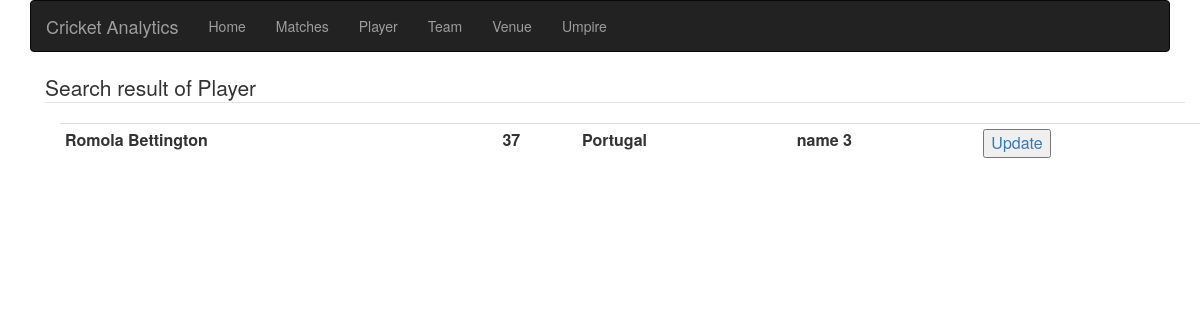
The app's page /PhpScripts/PlayerSearchResult.php?stext=Romola Bettington with its own data.
### tables this page shows
CREATE TABLE player_master
(
  player_id INT NOT NULL AUTO_INCREMENT,
  player_name VARCHAR(100) NOT NULL UNIQUE,
  Player_dob DATE NOT NULL,
  team_id_fk INT NOT NULL,
  player_nationality VARCHAR(100) NOT NULL,
  PRIMARY KEY (player_id),
  FOREIGN KEY (team_id_fk) REFERENCES team_master(team_id)
);

CREATE TABLE team_master
(
  team_id INT NOT NULL AUTO_INCREMENT,
  team_name VARCHAR(100) NOT NULL UNIQUE,
  team_mascot VARCHAR(100) NOT NULL,
  team_desc VARCHAR(1000) NOT NULL,
  team_ranking int DEFAULT NULL,
  PRIMARY KEY (team_id)
);

### PhpScripts/PlayerSearchResult.php (the view, shortened to what this page needs)
<html>
<head>
    <link rel="stylesheet" href="https://maxcdn.bootstrapcdn.com/bootstrap/3.3.7/css/bootstrap.min.css">
</head>
<body>
    <link rel="stylesheet" href="https://maxcdn.bootstrapcdn.com/bootstrap/3.3.7/css/bootstrap.min.css">
<div>
    <?php include 'navBar.php';?>
    <div class="container">
        <div class="container container-fluid">
            <legend>Search result of Player</legend>
            <div class="container container-fluid">
                <table class="table table-condensed">
                    <?php
                    $servername = "localhost";
                    $username = "root";
                    $password = "mysql";
                    $database = "cricket_analytics";
                    $stext = $_GET['stext'];
                    $conn = new mysqli($servername, $username, $password, $database);
                    $sql = "select player_id,player_name,Player_dob,TIMESTAMPDIFF(YEAR, Player_dob, CURDATE()) as age, player_nationality, tm.team_name as teamName,tm.team_id as team_id    from player_master as pm join team_master tm on pm.team_id_fk = tm.team_id        WHERE pm.player_name LIKE '%$stext%';";
                    $result = $conn->query($sql);
                    if($result){
                        while($row = $result->fetch_assoc()) {
                            echo "<tr>";
                            echo "<td><b>$row[player_name]</b></td>";
                            echo "<td><b>$row[age]</b></td>";
                            echo "<td><b>$row[player_nationality]</b></td>";
                            echo "<td><b>$row[teamName]</b></td>";
                            echo "<td><a href='updatePlayer.php?id=$row[player_id]&teamname=$row[teamName]&dob=$row[Player_dob]&nationality=$row[player_nationality]&name=$row[player_name]'><button>Update</button></a></td></tr>";
                        }
                    };
                    ?>
                </table>
            </div>
        </div>
    </div>
</div>
</body>
</html>

### records on screen
player_master: player_name "Romola Bettington", row "37", player_nationality "Portugal", team_id_fk.team_name "name 3"
